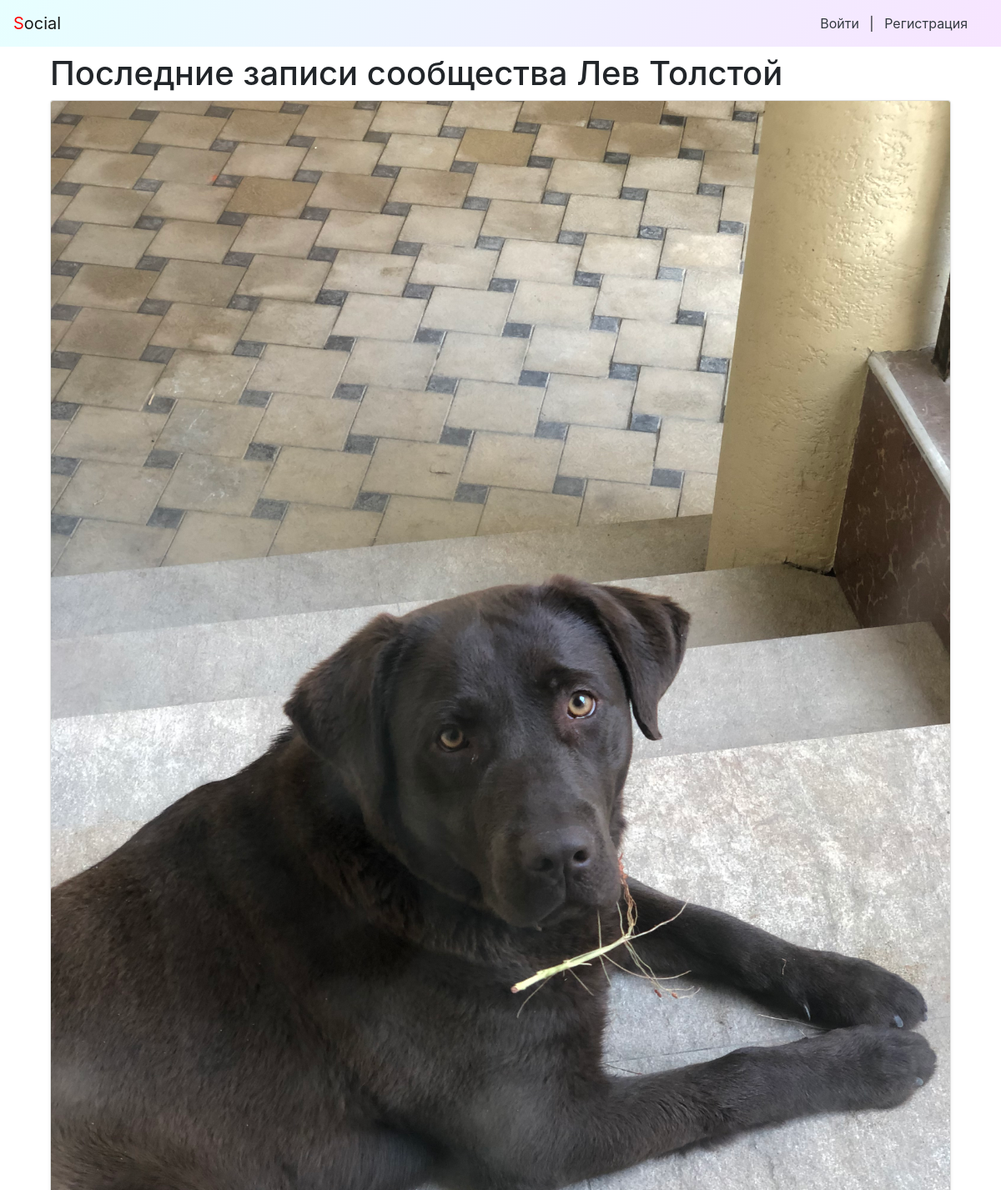
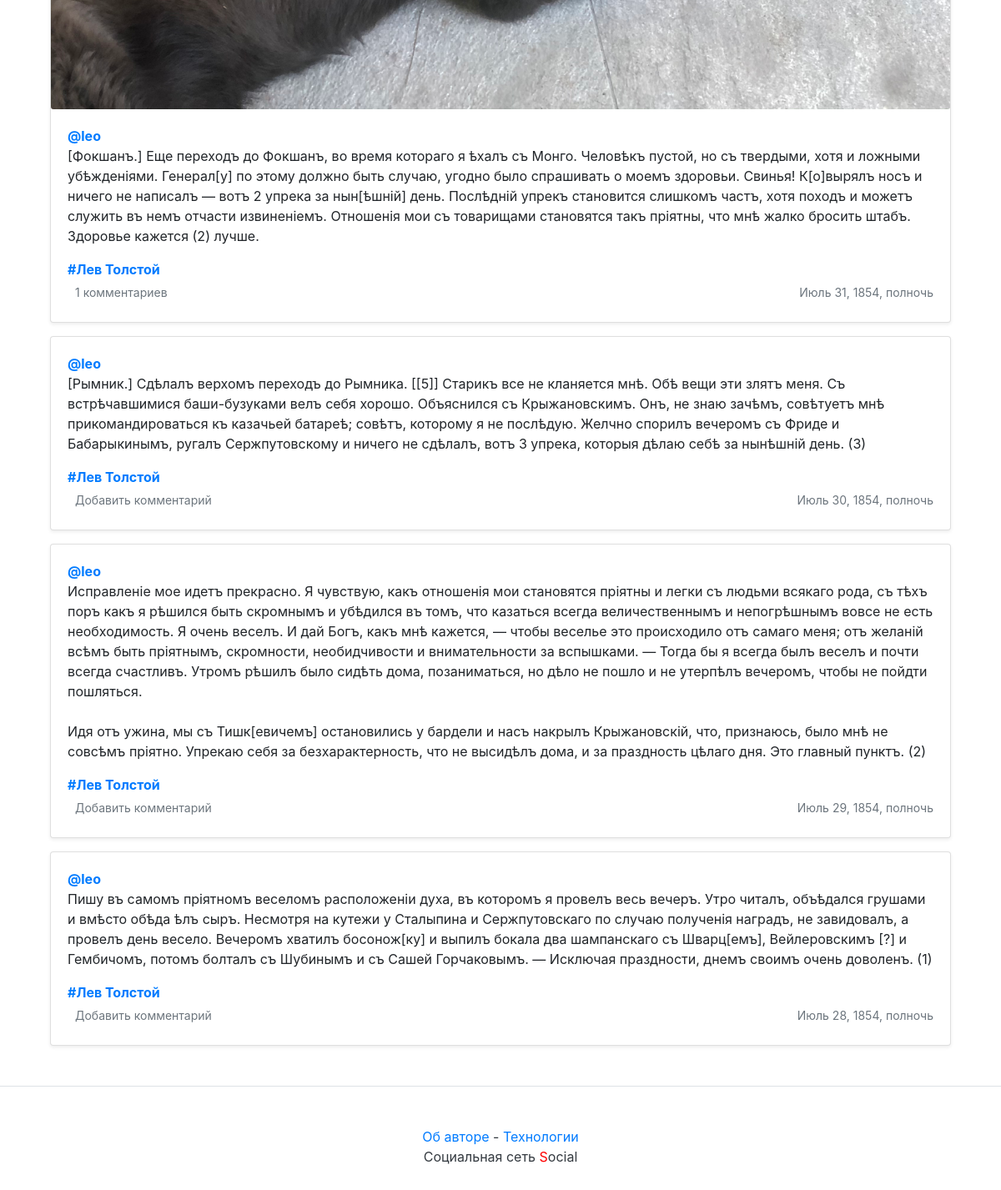
The page /group/lev-tolstoj/ on the database its author committed (2 pictures, top to bottom).
### posts/models.py (models this page shows, shortened)
class Group(models.Model):
    title = models.CharField(max_length=200)
    slug = models.SlugField(max_length=250, unique=True)
    description = models.TextField()

class Post(models.Model):
    text = models.TextField()
    pub_date = models.DateTimeField('date published', auto_now_add=True)
    author = models.ForeignKey(User, on_delete=models.CASCADE, related_name='posts')
    group = models.ForeignKey('Group', on_delete=models.SET_NULL,
                              blank=True, null=True, related_name='posts')
    image = models.ImageField(upload_to='posts/', blank=True, null=True)
    class Meta:
        ordering = ["-pub_date"]

### posts/views.py (the view)
# urls.py: path("group/<slug:slug>/", views.group_posts, name="group"),
def group_posts(request, slug):
    group = get_object_or_404(Group, slug=slug)
    post_list = group.posts.order_by('-pub_date').select_related('author').prefetch_related('comments__post').all()
    paginator = Paginator(post_list, 10)
    page_number = request.GET.get('page')
    page = paginator.get_page(page_number)
    context = {
        'group': group,
        'page': page,
        'paginator': paginator,
    }
    return render(request, 'posts/group.html', context)

### social/context_processors.py (called while the page is built)
def year(request):
    year = dt.datetime.now().year
    return {'year': year}

### posts/templates/posts/group.html (shortened to what this page needs)
{% extends 'base.html' %}
{% load thumbnail %}
{% block content %}
    <div class="container">
        <h1>Последние записи сообщества {{ group.title }}</h1>
        {% for post in page %}
        {% include 'posts/post_item.html' with post=post %}
        {% endfor %}
    </div>
{% endblock %}

### posts/templates/posts/post_item.html (shortened to what this page needs)
<div class="card mb-3 mt-1 shadow-sm">
    {% load thumbnail %}
    {% thumbnail post.image "960x339" crop="center" upscale=True as im %}
    <img class="card-img" src="{{ im.url }}" />
    {% endthumbnail %}
    <div class="card-body">
        <p class="card-text">
            <a name="post_{{ post.id }}" href="{% url 'profile' post.author.username %}">
                <strong class="d-block text-gray-dark">@{{ post.author }}</strong>
            </a>
            {{ post.text|linebreaksbr }}
        </p>
        {% if post.group %}
        <a class="card-link muted" href="{% url 'group' post.group.slug %}">
                <strong class="d-block text-gray-dark">#{{ post.group.title }}</strong>
        </a>
        {% endif %}
        <div class="d-flex justify-content-between align-items-center">
            <div class="btn-group ">
                <a class="btn btn-sm text-muted" href="{% url 'post' post.author.username post.id %}" role="button">
                    {% if post.comments.exists %}
                    {{ post.comments.count }} комментариев
                    {% else %}
                    Добавить комментарий
                    {% endif %}
                </a>
            </div>
            <small class="text-muted">{{ post.pub_date }}</small>
        </div>
    </div>
</div>

### rows shown on the page
Group: title "Лев Толстой"
Post: author "leo", text "[Фокшанъ.] Еще переходъ до Фокшанъ, во время котораго я ѣхалъ съ Монго. Человѣкъ пустой, но съ твердыми, хотя и ложными убѣжденіями. Генерал[у] по этому должно быть случаю, угодно было спрашивать о моемъ здоровьи. Свинья! К[о]вырялъ носъ и ничего не написалъ — вотъ 2 упрека за нын[ѣшній] день. Послѣдній упрекъ становится слишкомъ частъ, хотя походъ и можетъ служить въ немъ отчасти извиненіемъ. Отношенія мои съ товарищами становятся такъ пріятны, что мнѣ жалко бросить штабъ. Здоровье кажется (2) лучше.", group "Лев Толстой", comments.count "1", pub_date "Июль 31, 1854, полночь"
Post: author "leo", text "[Рымник.] Сдѣлалъ верхомъ переходъ до Рымника. [[5]] Старикъ все не кланяется мнѣ. Обѣ вещи эти злятъ меня. Съ встрѣчавшимися баши-бузуками велъ себя хорошо. Объяснился съ Крыжановскимъ. Онъ, не знаю зачѣмъ, совѣтуетъ мнѣ прикомандироваться къ казачьей батареѣ; совѣтъ, которому я не послѣдую. Желчно спорилъ вечеромъ съ Фриде и Бабарыкинымъ, ругалъ Сержпутовскому и ничего не сдѣлалъ, вотъ 3 упрека, которыя дѣлаю себѣ за нынѣшній день. (3)", group "Лев Толстой", shows "Добавить комментарий", pub_date "Июль 30, 1854, полночь"
Post: author "leo", text "Исправленіе мое идетъ прекрасно. Я чувствую, какъ отношенія мои становятся пріятны и легки съ людьми всякаго рода, съ тѣхъ поръ какъ я рѣшился быть скромнымъ и убѣдился въ томъ, что казаться всегда величественнымъ и непогрѣшнымъ вовсе не есть необходимость. Я очень веселъ. И дай Богъ, какъ мнѣ кажется, — чтобы веселье это происходило отъ самаго меня; отъ желаній всѣмъ быть пріятнымъ, скромности, необидчивости и внимательности за вспышками. — Тогда бы я всегда былъ веселъ и почти всегда счастливъ. Утромъ рѣшилъ было сидѣть дома, позаниматься, но дѣло не пошло и не утерпѣлъ вечеромъ, чтобы не пойдти пошляться. Идя отъ ужина, мы съ Тишк[евичемъ] остановились у бардели и насъ накрылъ…", group "Лев Толстой", shows "Добавить комментарий", pub_date "Июль 29, 1854, полночь"
Post: author "leo", text "Пишу въ самомъ пріятномъ веселомъ расположеніи духа, въ которомъ я провелъ весь вечеръ. Утро читалъ, объѣдался грушами и вмѣсто обѣда ѣлъ сыръ. Несмотря на кутежи у Сталыпина и Сержпутовскаго по случаю полученія наградъ, не завидовалъ, а провелъ день весело. Вечеромъ хватилъ босонож[ку] и выпилъ бокала два шампанскаго съ Шварц[емъ], Вейлеровскимъ [?] и Гембичомъ, потомъ болталъ съ Шубинымъ и съ Сашей Горчаковымъ. — Исключая праздности, днемъ своимъ очень доволенъ. (1)", group "Лев Толстой", shows "Добавить комментарий", pub_date "Июль 28, 1854, полночь"
